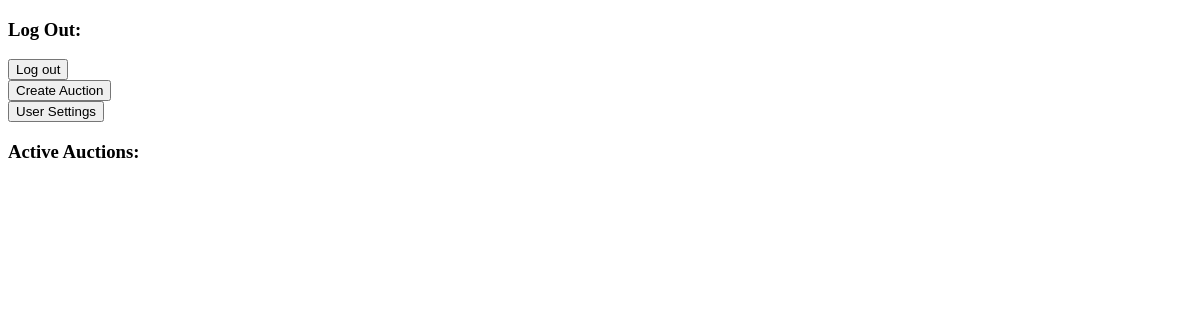
The page /auctionhouse/ (signed in) on the database as committed earlier.
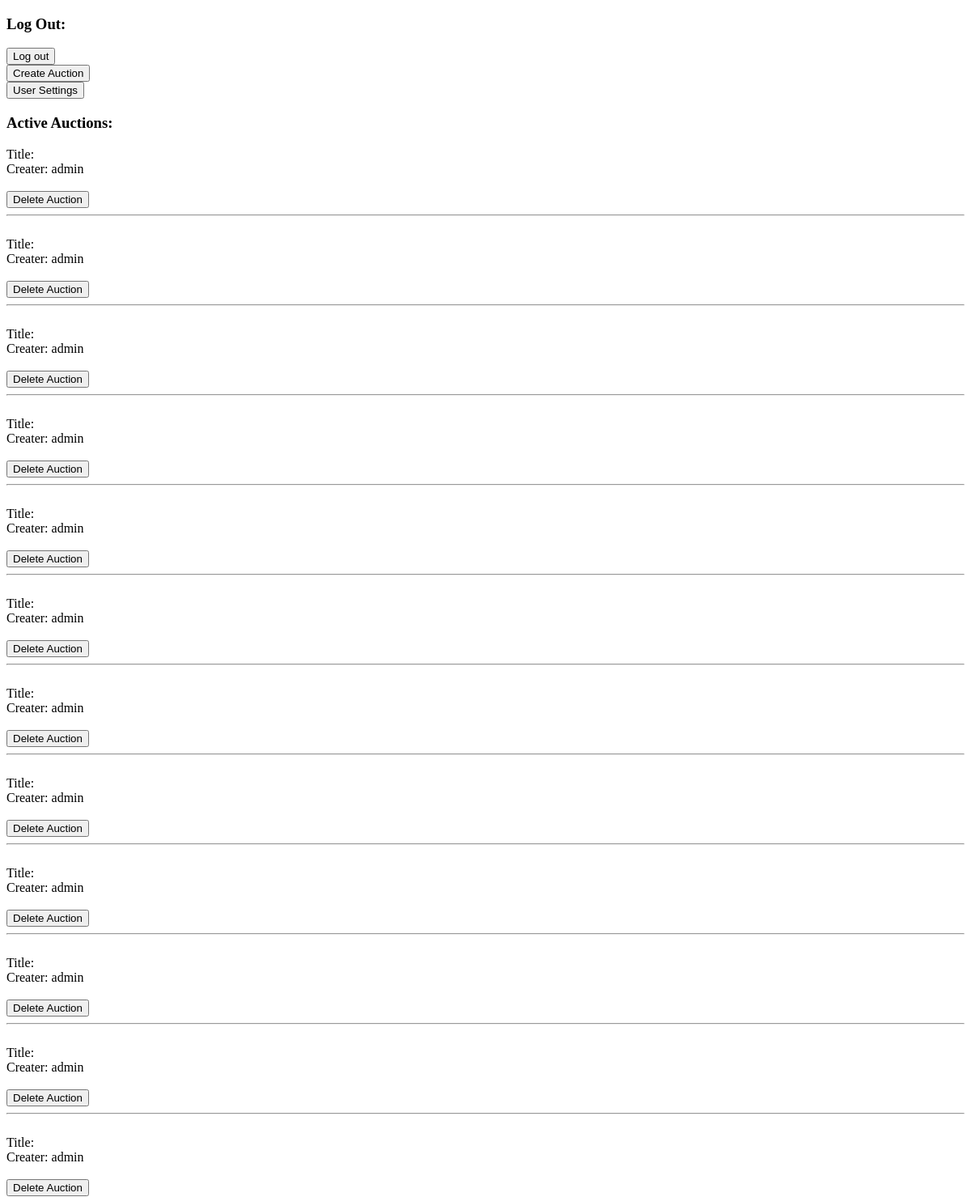
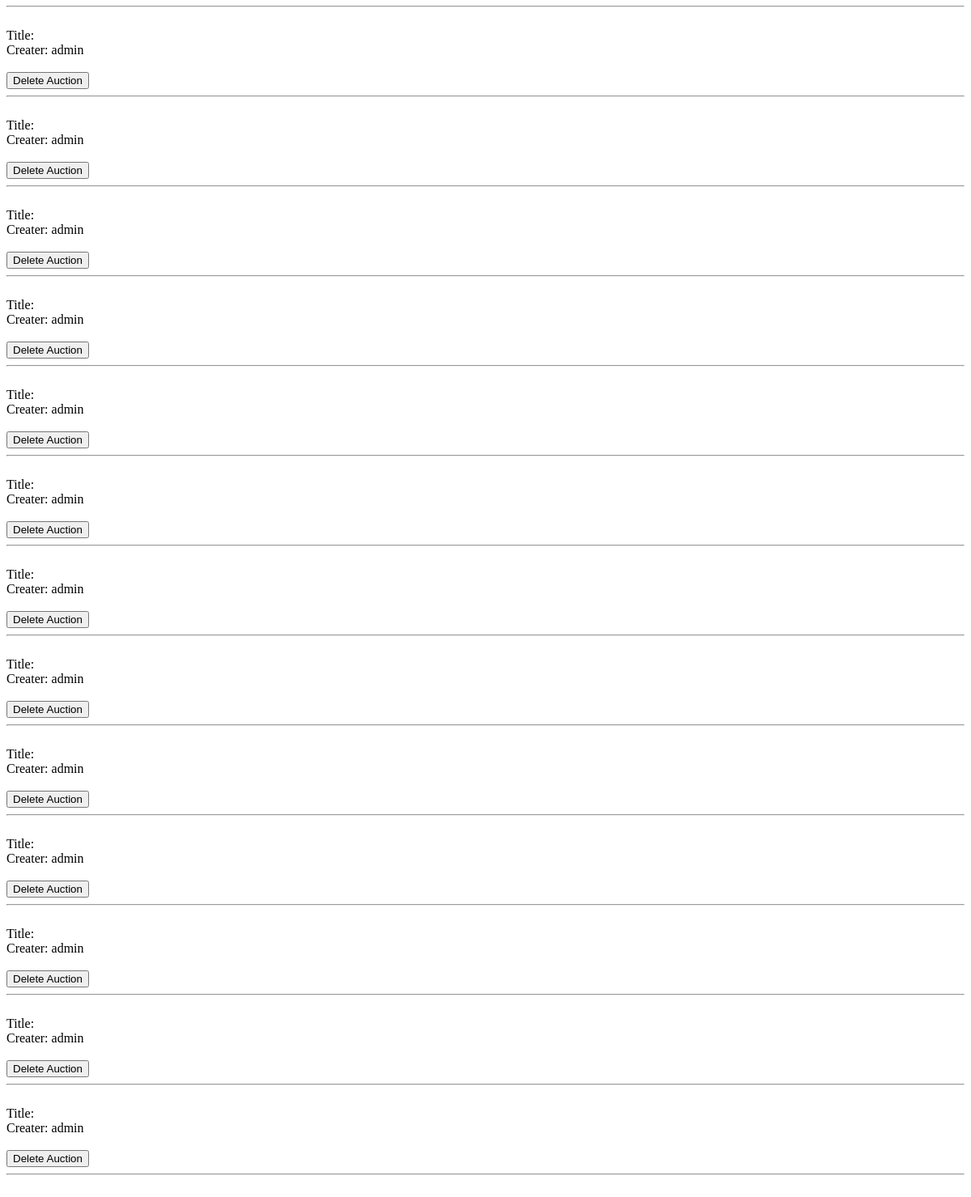
The same page on the database as committed later (2 pictures, top to bottom).
### AuctionApp/models.py (models this page shows, shortened)
class Auction (models.Model):
    id = models.AutoField(primary_key=True)
    ownerid = models.ForeignKey(User)
    starttime = models.DateTimeField(default=datetime.now(), blank=True)
    endtime = models.DateTimeField(default=datetime.now(), blank=True)
    title = models.CharField(max_length=30, default="New Auction")
    content = models.TextField()
    version = models.IntegerField(default=0)
    min_price = models.FloatField(default=0.00)
    is_active = models.BooleanField(default=False)
    is_locked = models.BooleanField(default=False)
    latest_bid_by = models.CharField(max_length=30)

### AuctionApp/views.py (the view)
def home(request):
    if request.user.is_superuser:
        auctions = Auction.objects.order_by('starttime')
    else:
        auctions = Auction.objects.filter(is_active=True)
    if not 'loggedin' in request.session:
        request.session['loggedin'] = 0
    if request.method == "POST":
        return render(request, "register_user.html")
    return render(request, "index.html", {'auctions': auctions, 'loggedin': request.session['loggedin'],
                                          'user': request.user})

### templates/index.html (shortened to what this page needs)
{% include "head.html" %}
{% include "body.html" %}
	{% if loggedin == True %}
	<h3>Log Out:</h3>
	<form action="/logout/" method="post">
		<input type="submit" value="Log out">
	</form>
    <form action="/auction/" method="post">
        <input type="submit" value="Create Auction">
    </form>
    <form action="/userprofile/" method="post">
        <input type="submit" value="User Settings">
    </form>
	{% endif %}
	<h3>Active Auctions:</h3>
	{% for i in auctions %}
        Title: {{ i.title }}<br>
        Creater: {{ i.ownerid.username }}<br>
        <br>
        {% if user.is_superuser %}
        <form action="/deleteauction/{{ i.id }}/" method="post">
            <input type="submit" name="delauction" value="Delete Auction">
        </form>
        {% endif %}
		<hr>
		<br>
	{% endfor %}
{% include "footer.html" %}

### templates/head.html (shortened to what this page needs)
<!doctype html>
<html>
<head>
</head>

### templates/body.html (shortened to what this page needs)
<body>

### templates/footer.html (shortened to what this page needs)
</body>
</html>

Rows that differ between the two databases and show on the page:
added Auction: ownerid.username "admin"
added Auction: ownerid.username "admin"
added Auction: ownerid.username "admin"
added Auction: ownerid.username "admin"
added Auction: ownerid.username "admin"
added Auction: ownerid.username "admin"
added Auction: ownerid.username "admin"
added Auction: ownerid.username "admin"
added Auction: ownerid.username "admin"
added Auction: ownerid.username "admin"
added Auction: ownerid.username "admin"
added Auction: ownerid.username "admin"
added Auction: ownerid.username "admin"
added Auction: ownerid.username "admin"
added Auction: ownerid.username "admin"
added Auction: ownerid.username "admin"
added Auction: ownerid.username "admin"
added Auction: ownerid.username "admin"
added Auction: ownerid.username "admin"
added Auction: ownerid.username "admin"
added Auction: ownerid.username "admin"
added Auction: ownerid.username "admin"
added Auction: ownerid.username "admin"
added Auction: ownerid.username "admin"
added Auction: ownerid.username "admin"
